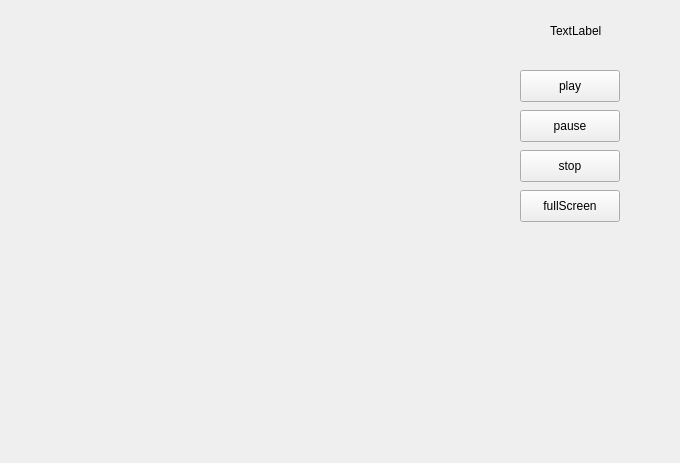
<?xml version="1.0" encoding="UTF-8"?>
<ui version="4.0">
 <class>VideoStreamWidget</class>
 <widget class="QWidget" name="VideoStreamWidget">
  <property name="geometry">
   <rect>
    <x>0</x>
    <y>0</y>
    <width>680</width>
    <height>463</height>
   </rect>
  </property>
  <property name="windowTitle">
   <string>Form</string>
  </property>
  <widget class="QLabel" name="videoLabel">
   <property name="geometry">
    <rect>
     <x>10</x>
     <y>10</y>
     <width>481</width>
     <height>441</height>
    </rect>
   </property>
   <property name="text">
    <string/>
   </property>
  </widget>
  <widget class="QPushButton" name="playButton">
   <property name="geometry">
    <rect>
     <x>520</x>
     <y>70</y>
     <width>100</width>
     <height>32</height>
    </rect>
   </property>
   <property name="text">
    <string>play</string>
   </property>
  </widget>
  <widget class="QPushButton" name="pauseButton">
   <property name="geometry">
    <rect>
     <x>520</x>
     <y>110</y>
     <width>100</width>
     <height>32</height>
    </rect>
   </property>
   <property name="text">
    <string>pause</string>
   </property>
  </widget>
  <widget class="QPushButton" name="stopButton">
   <property name="geometry">
    <rect>
     <x>520</x>
     <y>150</y>
     <width>100</width>
     <height>32</height>
    </rect>
   </property>
   <property name="text">
    <string>stop</string>
   </property>
  </widget>
  <widget class="QLabel" name="statusIconLabel">
   <property name="geometry">
    <rect>
     <x>500</x>
     <y>10</y>
     <width>41</width>
     <height>41</height>
    </rect>
   </property>
   <property name="text">
    <string/>
   </property>
  </widget>
  <widget class="QLabel" name="statusLabel">
   <property name="geometry">
    <rect>
     <x>550</x>
     <y>20</y>
     <width>91</width>
     <height>21</height>
    </rect>
   </property>
   <property name="text">
    <string>TextLabel</string>
   </property>
  </widget>
  <widget class="QPushButton" name="fullScreenButton">
   <property name="geometry">
    <rect>
     <x>520</x>
     <y>190</y>
     <width>100</width>
     <height>32</height>
    </rect>
   </property>
   <property name="text">
    <string>fullScreen</string>
   </property>
  </widget>
 </widget>
 <resources/>
 <connections/>
</ui>
